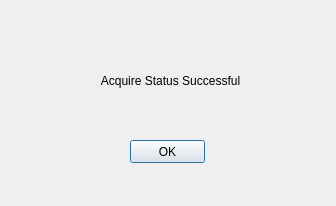
<?xml version="1.0" encoding="UTF-8"?>
<ui version="4.0">
 <class>StatusAcquire</class>
 <widget class="QDialog" name="StatusAcquire">
  <property name="geometry">
   <rect>
    <x>0</x>
    <y>0</y>
    <width>336</width>
    <height>206</height>
   </rect>
  </property>
  <property name="windowTitle">
   <string>Acquire Sensor Status</string>
  </property>
  <widget class="QLabel" name="label">
   <property name="geometry">
    <rect>
     <x>40</x>
     <y>40</y>
     <width>261</width>
     <height>81</height>
    </rect>
   </property>
   <property name="styleSheet">
    <string notr="true">font:12pt &quot;Arial&quot;;</string>
   </property>
   <property name="text">
    <string>Acquire Status Successful</string>
   </property>
   <property name="alignment">
    <set>Qt::AlignCenter</set>
   </property>
  </widget>
  <widget class="QPushButton" name="pushButton">
   <property name="geometry">
    <rect>
     <x>130</x>
     <y>140</y>
     <width>75</width>
     <height>23</height>
    </rect>
   </property>
   <property name="text">
    <string>OK</string>
   </property>
  </widget>
 </widget>
 <resources/>
 <connections/>
</ui>
